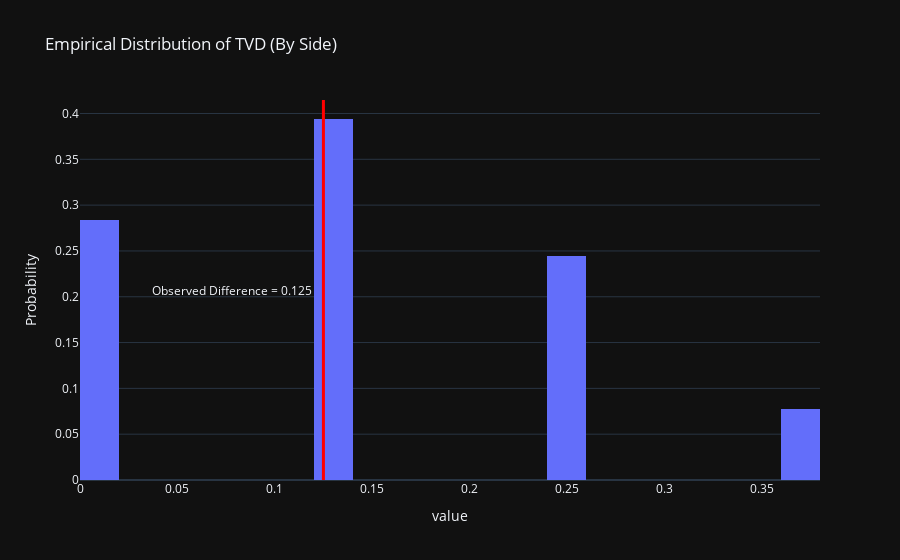

The notebook cell saved with this chart:
### Code cell
fig = px.histogram(tvds_side, title='Empirical Distribution of TVD (By Side)', template='plotly_dark', nbins=20)

# Density plot
fig.update_traces(histnorm='probability')

# Change y-axis to show percentage
fig.update_yaxes(title='Probability')
fig.update_layout(showlegend=False)

# Plot the observed difference as a vertical line
fig.add_vline(x=observed_tvd_side, line_width=3, line_color='red', 
              annotation_text=f'Observed Difference = {observed_tvd_side:.3f}   ', 
              annotation_position='left')

fig.write_html('assets/missingness_position.html', include_plotlyjs='cdn')
fig.show()

### Figure 1 — Plotly figure (JSON) as saved in the notebook; plotly's stock layout.template omitted (floating-point values rounded to 4 significant figures; data arrays with more than 128 entries replaced by an {"elided": "..."} marker saying what was removed)
{"data": [{"alignmentgroup": "True", "bingroup": "x", "histnorm": "probability", "hovertemplate": "variable=0<br>value=%{x}<br>count=%{y}<extra></extra>", "legendgroup": "0", "marker": {"color": "#636efa", "pattern": {"shape": ""}}, "name": "0", "nbinsx": 20, "offsetgroup": "0", "orientation": "v", "showlegend": true, "type": "histogram", "x": {"elided": "500 float values"}, "xaxis": "x", "yaxis": "y"}], "layout": {"annotations": [{"showarrow": false, "text": "Observed Difference = 0.125   ", "x": 0.125, "xanchor": "right", "xref": "x", "y": 0.5, "yanchor": "middle", "yref": "y domain"}], "barmode": "relative", "legend": {"title": {"text": "variable"}, "tracegroupgap": 0}, "shapes": [{"line": {"color": "red", "width": 3}, "type": "line", "x0": 0.125, "x1": 0.125, "xref": "x", "y0": 0, "y1": 1, "yref": "y domain"}], "showlegend": false, "title": {"text": "Empirical Distribution of TVD (By Side)"}, "xaxis": {"anchor": "y", "domain": [0, 1], "title": {"text": "value"}}, "yaxis": {"anchor": "x", "domain": [0, 1], "title": {"text": "Probability"}}}}
